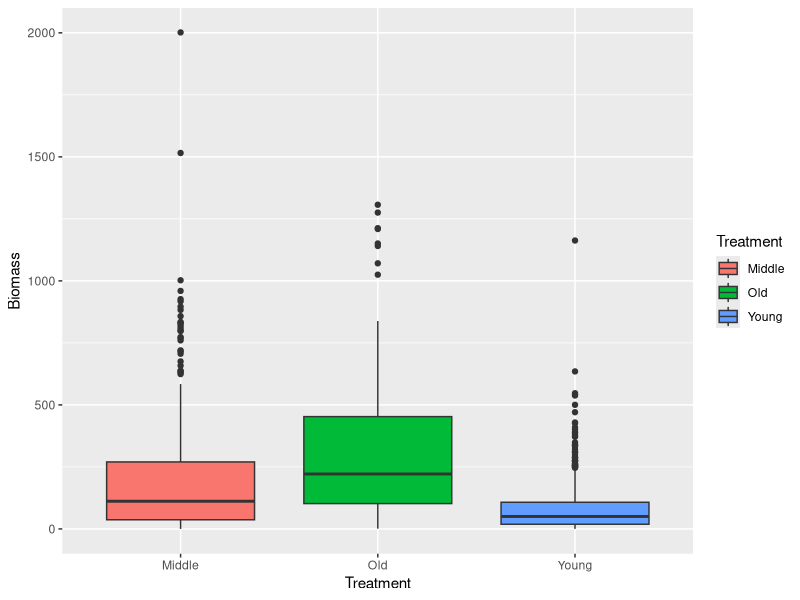
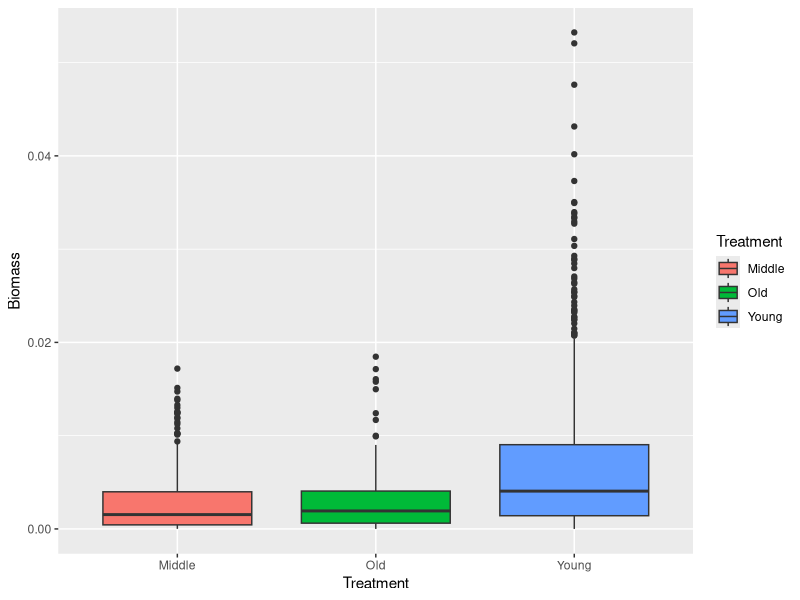
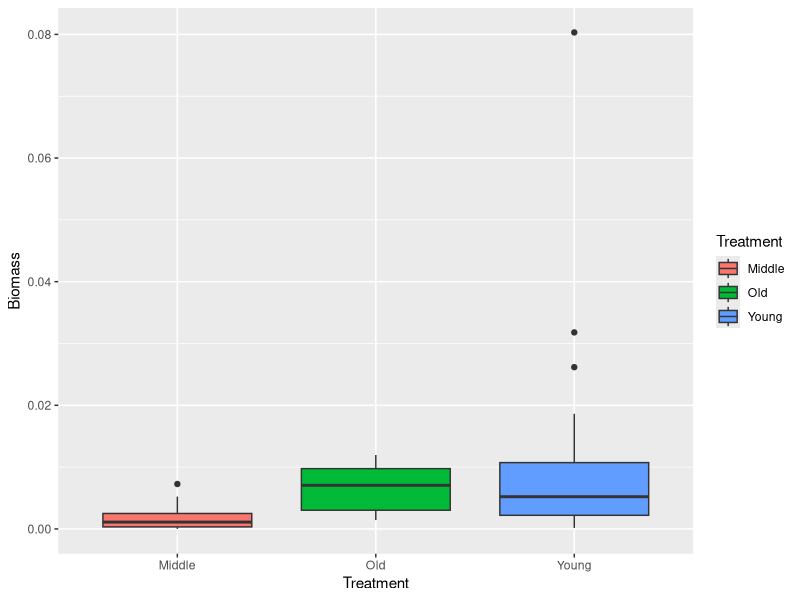

Write R code to recreate these figures, in order.
# Isaac Racine
# HW 8
# 10 Mar 2021
#------------------------------------------------

library(ggplot2)
library(tidyverse)

#https://datadryad.org/stash/dataset/doi:10.5061/dryad.82vr4
#where I got my data

z <- read.table("AbovegroundData.csv",header=TRUE,sep=",", stringsAsFactors=FALSE)

#add ID column, index age and biomass to new dataframe
z <- data.frame(1:nrow(z),z$Age, z$AGB) 
names(z) <- list("ID","Age","Biomass")


#change Age's with OG to 200
#OG meant they were too old to detemine an age
#we will put in age of 200
z <- z %>%
  mutate(Age = str_replace(Age, "OG", "200"))



#change age from char to int
z$Age <- as.numeric(as.character(z$Age))

#see summary
summary(z)

#Can group ages into treatments
#0-20 is young
#21-199 is middle
#200+ is old
z <- split(z, cut(z$Age, c(0,20,199,200), include.lowest = TRUE))

print(z)

#Now that they're split here are their summary stats
#Group Young
print(z$`[0,20]`)
young_num <- length(z$`[0,20]`$Biomass)
young_mean <- mean(z$`[0,20]`$Biomass)
young_var <- var(z$`[0,20]`$Biomass)

#Group Middle
middle_num <- length(z$`(20,199]`$Biomass)
middle_mean <- mean(z$`(20,199]`$Biomass)
middle_var <- var(z$`(20,199]`$Biomass)

#Group Old
old_num <- length(z$`(199,200]`$Biomass)
old_mean <- mean(z$`(199,200]`$Biomass)
old_var <- var(z$`(199,200]`$Biomass)

#The variation of the groups were very large. To make the data actually significantly different I had to lessen the variation.
#-------------- Creating Simulated (Radnom) Data --------------
#First run the number of simulated data points needed 
#for each treatment group
#for gamma distribution must determine each groups shape and scale
young_shape <- (young_mean^2)/young_var
young_scale <- young_var/young_mean
young_data <- rgamma(young_num, shape = young_shape,
                     scale = young_scale)

middle_shape <- (middle_mean^2)/middle_var
middle_scale <- middle_var/middle_mean
middle_data <- rgamma(middle_num, shape = middle_shape,
                     scale = middle_scale)


old_shape <- (old_mean^2)/old_var
old_scale <- old_var/old_mean
old_data <- rgamma(old_num, shape = old_shape,
                     scale = old_scale)

#combine the treatment randomly generated biomass
#into one vector
vec_biomass <- c(young_data, middle_data, old_data)

#make vector to hold the treatment name
vec_treatment <- c(rep("Young", young_num), rep("Middle", middle_num), rep("Old", old_num))

#Create the data frame and give it names
rand_data <- data.frame(1:(young_num+middle_num+old_num),
                        vec_treatment, vec_biomass)
names(rand_data) <- list("ID", "Treatment", "Biomass")
print(rand_data)

#-------------- Make Model and PLot ---------------
#Here we will make an ANOVA test and plot
ANOmodel <- aov(Biomass~Treatment,data=rand_data)
print(summary(ANOmodel))

ANOplot <- ggplot(data=rand_data, aes(x=Treatment, y=Biomass,
                                      fill = Treatment)) +
  geom_boxplot()
print(ANOplot)

#-------------- Adjust Means ---------------
#Try to make means as close as together, 
#making effective size smaller
print(young_mean)
print(middle_mean)
print(old_mean)

#try to simulate data with same mean
young_data1 <- rgamma(young_num, middle_shape, young_scale)
middle_data1 <- rgamma(middle_num, middle_shape, middle_scale)
old_data1 <- rgamma(old_num, middle_shape, old_scale)

#combine the treatment randomly generated biomass
#into one vector
vec_biomass1 <- c(young_data1, middle_data1, old_data1)

#Create the data frame and give it names
rand_data1 <- data.frame(1:(young_num+middle_num+old_num),
                         vec_treatment, vec_biomass1)
names(rand_data1) <- list("ID", "Treatment", "Biomass")

#Here we will make an ANOVA test and plot
ANOmodel <- aov(Biomass~Treatment,data=rand_data1)
print(summary(ANOmodel))

ANOplot <- ggplot(data=rand_data1, aes(x=Treatment, y=Biomass,
                                       fill = Treatment)) +
  geom_boxplot()
print(ANOplot)

#The effect size can be 0 and still produce a result with a significant pattern. This must be due to the large sample sizes of each treatment, and due to their large differences in variation.

#-------------- Testing Sample Size ---------------
#try to simulate data with smaller to see the minimum sample size needed to still have significant results
young_data2 <- rgamma(ceiling(young_num/19), young_shape, young_scale)
middle_data2 <- rgamma(ceiling(middle_num/19), middle_shape, middle_scale)
old_data2 <- rgamma(ceiling(old_num/19), old_shape, old_scale)

#combine the treatment randomly generated biomass
#into one vector
vec_biomass2 <- c(young_data2, middle_data2, old_data2)
vec_treatment2 <- c(rep("Young", ceiling(young_num/19)), rep("Middle", ceiling(middle_num/19)), rep("Old", ceiling(old_num/19)))

#Create the data frame and give it names
rand_data2 <- data.frame(1:length(vec_treatment2),
                         vec_treatment2, vec_biomass2)
names(rand_data2) <- list("ID", "Treatment", "Biomass")

#Here we will make an ANOVA test and plot
ANOmodel <- aov(Biomass~Treatment,data=rand_data2)
print(summary(ANOmodel))

ANOplot <- ggplot(data=rand_data2, aes(x=Treatment, y=Biomass,
                                       fill = Treatment)) +
  geom_boxplot()
print(ANOplot)
